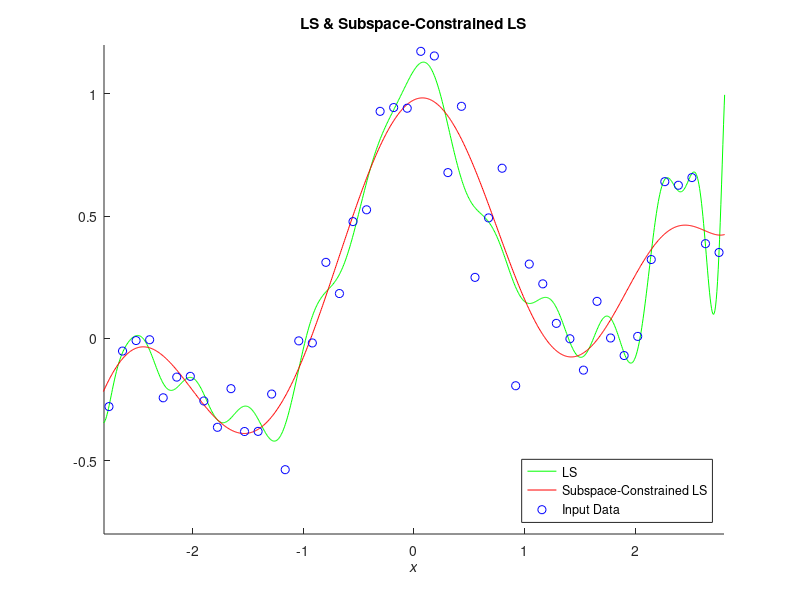

The MATLAB script that drew this image:
%% Example 4.1 Subspace-Constrained Regression with Least Square Method
%
% * *Result in book* : Figure 4.1
% * *Code in book* : Figure 4.3
% * *Output* : |eg4_1.png|
% * *Usage* : |eg4_1(), eg4_1(50, 1000)|
%
%% Source Code
function eg4_1(n, N)
    % init
    rng(0);
    % recommended, use it in future instead of
    % rand('state', 0); randn('state', 0);
    if nargin < 2
        n = 50; N = 1000;
    end

    % constant
    x = linspace(-3, 3, n)';
    X = linspace(-3, 3, N)';
    pix = pi * x;
    y = sin(pix) ./ (pix) + 0.1 * x + 0.2 * randn(n, 1);

    % base function
    p(:, 1) = ones(n, 1);
    P(:, 1) = ones(N, 1);
    for jj = 1 : 15
        p(:, 2 * jj) = sin(jj / 2 * x);
        p(:, 2 * jj + 1) = cos(jj / 2 * x);
        P(:, 2 * jj) = sin(jj / 2 * X);
        P(:, 2 * jj + 1) = cos(jj / 2 * X);
    end

    % solve
    t1 = p \ y;
    F1 = P * t1;
    t2 = (p * diag([ones(1, 11) zeros(1, 20)])) \ y;
    F2 = P * t2;

    % plot
    figure('Name', 'example 4-1'); clf; hold on;

    % plot figure 1
    plot(X, F1, 'g-', X, F2, 'r-', x, y, 'bo');
    legend('LS', 'Subspace-Constrained LS', 'Input Data', 'Location', 'southeast');
    axis([-2.8, 2.8 -0.8 1.2]); xlabel('\itx');
    title('LS & Subspace-Constrained LS');

    % save figure
    saveas(gcf, 'eg4_1', 'png');
end